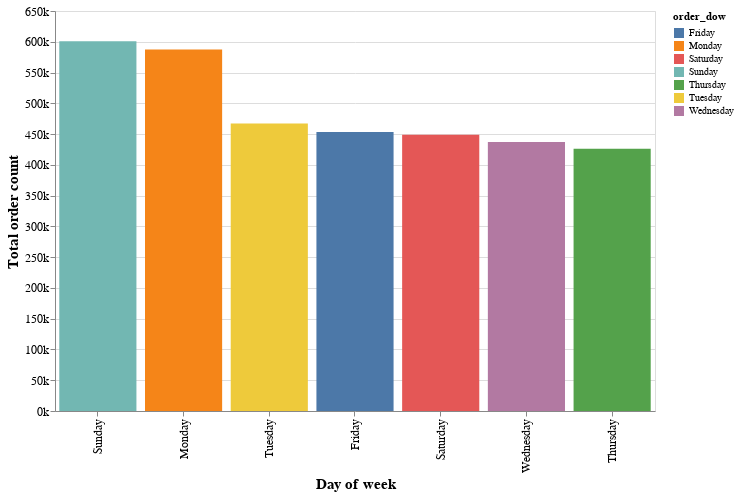

Notebook source saved alongside this figure:
### Code cell
alt.Chart(orders_dow_count).encode(x=alt.X('order_dow', sort = '-y', title='Day of week'),
                                   y=alt.Y('count', axis = alt.Axis(format = 's'), title='Total order count'), 
                                   color = 'order_dow').mark_bar().properties(width = 600, height = 400).configure_axis(labelFontSize=12, titleFontSize = 15)

### Figure 1 — Vega-Lite specification as saved in the notebook (floating-point values rounded to 4 significant figures)
{"config": {"view": {"continuousWidth": 400, "continuousHeight": 300}, "axis": {"labelFontSize": 12, "titleFontSize": 15}}, "data": {"name": "data-9f478247cd2f14f57d059c8aed02d615"}, "mark": "bar", "encoding": {"color": {"field": "order_dow", "type": "nominal"}, "x": {"field": "order_dow", "sort": "-y", "title": "Day of week", "type": "nominal"}, "y": {"axis": {"format": "s"}, "field": "count", "title": "Total order count", "type": "quantitative"}}, "height": 400, "width": 600, "$schema": "https://vega.github.io/schema/vega-lite/v4.17.0.json", "datasets": {"data-9f478247cd2f14f57d059c8aed02d615": [{"order_dow": "Wednesday", "count": 436972}, {"order_dow": "Tuesday", "count": 467260}, {"order_dow": "Friday", "count": 453368}, {"order_dow": "Thursday", "count": 426339}, {"order_dow": "Saturday", "count": 448761}, {"order_dow": "Monday", "count": 587478}, {"order_dow": "Sunday", "count": 600905}]}}
